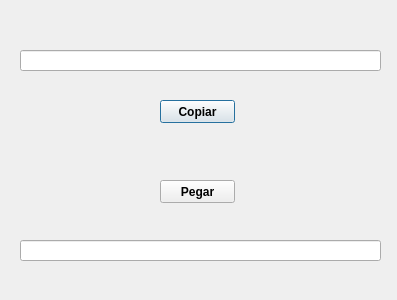
<?xml version="1.0" encoding="UTF-8"?>
<ui version="4.0">
 <class>CopiaPegaDialog</class>
 <widget class="QDialog" name="CopiaPegaDialog">
  <property name="geometry">
   <rect>
    <x>0</x>
    <y>0</y>
    <width>397</width>
    <height>300</height>
   </rect>
  </property>
  <property name="font">
   <font>
    <weight>75</weight>
    <bold>true</bold>
    <kerning>true</kerning>
   </font>
  </property>
  <property name="cursor">
   <cursorShape>IBeamCursor</cursorShape>
  </property>
  <property name="windowTitle">
   <string>Copia y Pega</string>
  </property>
  <widget class="QLineEdit" name="text_1">
   <property name="geometry">
    <rect>
     <x>20</x>
     <y>50</y>
     <width>361</width>
     <height>21</height>
    </rect>
   </property>
   <property name="font">
    <font>
     <weight>75</weight>
     <bold>true</bold>
     <kerning>true</kerning>
    </font>
   </property>
   <property name="cursor">
    <cursorShape>ArrowCursor</cursorShape>
   </property>
  </widget>
  <widget class="QLineEdit" name="text_2">
   <property name="geometry">
    <rect>
     <x>20</x>
     <y>240</y>
     <width>361</width>
     <height>21</height>
    </rect>
   </property>
   <property name="font">
    <font>
     <weight>75</weight>
     <bold>true</bold>
     <kerning>true</kerning>
    </font>
   </property>
   <property name="cursor">
    <cursorShape>ArrowCursor</cursorShape>
   </property>
  </widget>
  <widget class="QPushButton" name="btn_copy">
   <property name="geometry">
    <rect>
     <x>160</x>
     <y>100</y>
     <width>75</width>
     <height>23</height>
    </rect>
   </property>
   <property name="text">
    <string>Copiar</string>
   </property>
  </widget>
  <widget class="QPushButton" name="btn_paste">
   <property name="geometry">
    <rect>
     <x>160</x>
     <y>180</y>
     <width>75</width>
     <height>23</height>
    </rect>
   </property>
   <property name="text">
    <string>Pegar</string>
   </property>
  </widget>
 </widget>
 <resources/>
 <connections>
  <connection>
   <sender>btn_copy</sender>
   <signal>pressed()</signal>
   <receiver>text_1</receiver>
   <slot>selectAll()</slot>
   <hints>
    <hint type="sourcelabel">
     <x>197</x>
     <y>109</y>
    </hint>
    <hint type="destinationlabel">
     <x>200</x>
     <y>60</y>
    </hint>
   </hints>
  </connection>
  <connection>
   <sender>btn_paste</sender>
   <signal>clicked()</signal>
   <receiver>text_2</receiver>
   <slot>paste()</slot>
   <hints>
    <hint type="sourcelabel">
     <x>210</x>
     <y>188</y>
    </hint>
    <hint type="destinationlabel">
     <x>196</x>
     <y>243</y>
    </hint>
   </hints>
  </connection>
  <connection>
   <sender>btn_copy</sender>
   <signal>released()</signal>
   <receiver>text_1</receiver>
   <slot>copy()</slot>
   <hints>
    <hint type="sourcelabel">
     <x>234</x>
     <y>109</y>
    </hint>
    <hint type="destinationlabel">
     <x>315</x>
     <y>70</y>
    </hint>
   </hints>
  </connection>
 </connections>
</ui>
